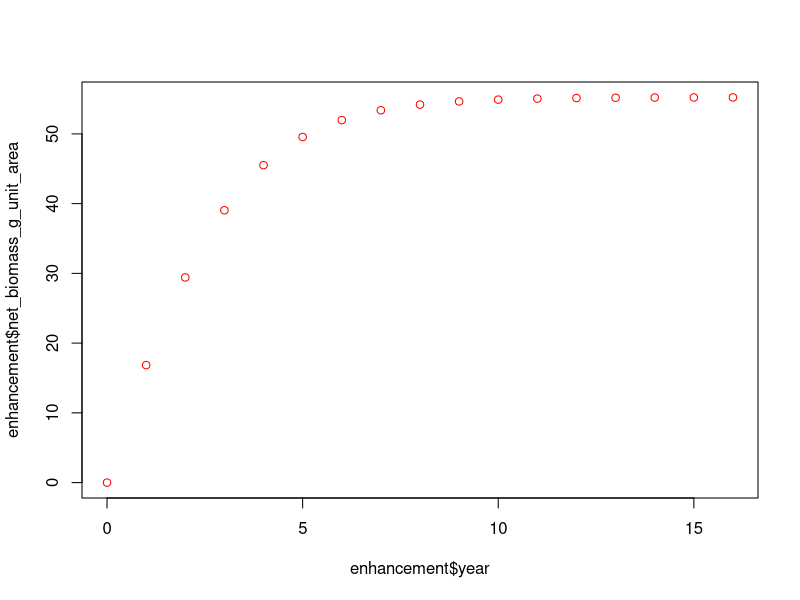

Reproduce this figure in R.
# model fisheries enhancement from restoration

# set up some initial params

dens <- 0.072 # juveniles per unit area enhanced by restoration
m <- 0.2 # annual mortality rate
t_max <- 16 # maximum age
t_0 <- -1.13 # theoretical age when length is 0
t_harv <- 1 # age of recruitment to fishery
l_asym <- 38.1 # asymptotic size (length in cm)
Ks <- 0.39 # Brody growth coef 
a <- 0.0343 # intercept of length-weight relationship
b <- 2.91 # slope of length-weight relationship
years <- 16 # number of years since restoration

# set up as a dataframe

dat <- data.frame(species = 'Snapper', dens = dens, mf = NA,
                  m = m, t_max = t_max, t_0 = t_0, t_harv = t_harv,
                  l_asym = l_asym, Ks = Ks, a = a, b = b)

# function to return a dataframe of densities, lengths and weights in each year

mod_enhance <- function(dens, spp, mf, m, t_max, t_0, t_harv, l_asym, Ks, a, b, years){
  df <- data.frame(species = spp, male_female = mf, year = 0, d_ind_unit_area = 0, length_cm = 0, weight_g = 0, biomass_g_unit_area = 0, weight_g_i = 0, biomass_g_unit_area_i = 0, net_biomass_g_unit_area = 0)
  for(i in 1:years){
      df[i+1,1] <- spp # spp
      df[i+1,2] <- mf # male or female
      df[i+1,3] <- i # year post restoration
      df[i+1,4] <- if(i<=t_max)(dens*exp(-m*(i-0.5)))else(0) # density of recruited individuals in each year, all die after max age
      df[i+1,5] <- if(i<=t_max)(l_asym*(1-exp(-Ks*(i-t_0))))else(0) # estimate length using von bert eqn, only while fish are alive
      df[i+1,6] <- if(i<=t_max){a*df[i+1,5]^b}else(0) # convert length to weight, only if fish is alive
      df[i+1,7] <- if(i<=t_max){df[i+1,4]*df[i+1,6]}else(0) # convert to biomass 
      df[i+1,8] <- if(i>1 & i<=t_max)(df[i+1,6] - df[i,6])else(0) # get the incremental increase in weight for each time interval (i.e. year)
      df[i+1,9] <- if(i<=t_max){df[i+1,4]*df[i+1,8]}else(0) # convert to incremental biomass gain each year
      df[i+1,10] <- if(i==t_harv){df[i+1,7]}else if(i>t_harv){df[i,10]+df[i+1,9]}else(0) # cumulative incremental gains in biomass (net gains)
  }
  return(df)
}

# run the model

enhancement <- mod_enhance(dat$dens, dat$species, NA, dat$m, dat$t_max, dat$t_0, 
                           dat$t_harv, dat$l_asym, dat$Ks, dat$a, dat$b, years = years)


# have a look 

head(enhancement)
tail(enhancement)
plot(x = enhancement$year, y = enhancement$net_biomass_g_unit_area, col = 'red')

